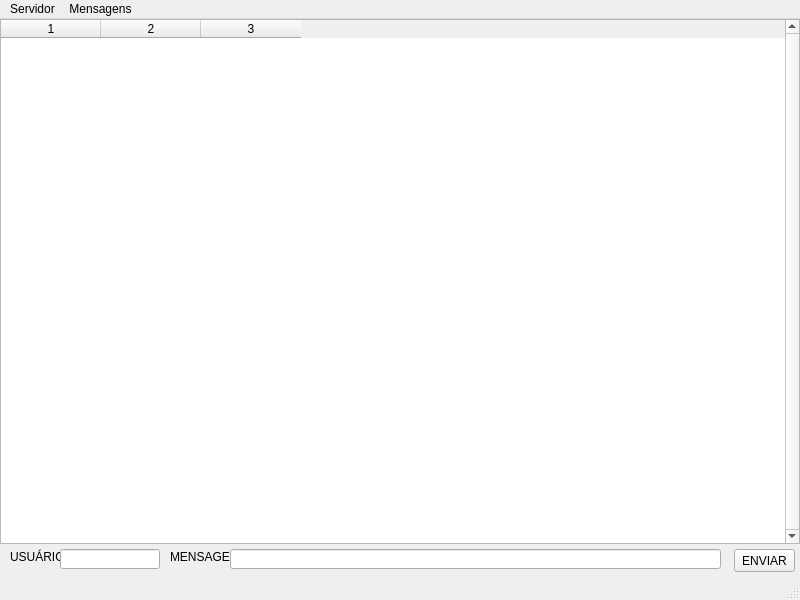
<?xml version="1.0" encoding="UTF-8"?>
<ui version="4.0">
 <class>Mensageiro2_Cliente</class>
 <widget class="QMainWindow" name="Mensageiro2_Cliente">
  <property name="geometry">
   <rect>
    <x>0</x>
    <y>0</y>
    <width>800</width>
    <height>600</height>
   </rect>
  </property>
  <property name="windowTitle">
   <string>Mensageiro - Trocador de mensagens via rede</string>
  </property>
  <widget class="QWidget" name="centralWidget">
   <widget class="QLabel" name="userLabel">
    <property name="geometry">
     <rect>
      <x>10</x>
      <y>530</y>
      <width>51</width>
      <height>16</height>
     </rect>
    </property>
    <property name="text">
     <string>USUÁRIO:</string>
    </property>
   </widget>
   <widget class="QLineEdit" name="userEdit">
    <property name="geometry">
     <rect>
      <x>60</x>
      <y>530</y>
      <width>100</width>
      <height>20</height>
     </rect>
    </property>
   </widget>
   <widget class="QLabel" name="msgLabel">
    <property name="geometry">
     <rect>
      <x>170</x>
      <y>530</y>
      <width>61</width>
      <height>16</height>
     </rect>
    </property>
    <property name="text">
     <string>MENSAGEM:</string>
    </property>
   </widget>
   <widget class="QLineEdit" name="msgEdit">
    <property name="geometry">
     <rect>
      <x>230</x>
      <y>530</y>
      <width>491</width>
      <height>20</height>
     </rect>
    </property>
   </widget>
   <widget class="QPushButton" name="enviarButton">
    <property name="geometry">
     <rect>
      <x>734</x>
      <y>530</y>
      <width>61</width>
      <height>23</height>
     </rect>
    </property>
    <property name="text">
     <string>ENVIAR</string>
    </property>
   </widget>
   <widget class="QTableWidget" name="msgTable">
    <property name="geometry">
     <rect>
      <x>0</x>
      <y>0</y>
      <width>800</width>
      <height>525</height>
     </rect>
    </property>
    <property name="verticalScrollBarPolicy">
     <enum>Qt::ScrollBarAlwaysOn</enum>
    </property>
    <property name="horizontalScrollBarPolicy">
     <enum>Qt::ScrollBarAlwaysOff</enum>
    </property>
    <property name="tabKeyNavigation">
     <bool>false</bool>
    </property>
    <property name="selectionMode">
     <enum>QAbstractItemView::NoSelection</enum>
    </property>
    <property name="rowCount">
     <number>0</number>
    </property>
    <property name="columnCount">
     <number>3</number>
    </property>
    <attribute name="verticalHeaderVisible">
     <bool>false</bool>
    </attribute>
    <column/>
    <column/>
    <column/>
   </widget>
  </widget>
  <widget class="QMenuBar" name="menuBar">
   <property name="geometry">
    <rect>
     <x>0</x>
     <y>0</y>
     <width>800</width>
     <height>21</height>
    </rect>
   </property>
   <widget class="QMenu" name="menuServidor">
    <property name="title">
     <string>Servidor</string>
    </property>
    <addaction name="actionConectar"/>
    <addaction name="actionDesconectar"/>
    <addaction name="separator"/>
    <addaction name="actionSair"/>
   </widget>
   <widget class="QMenu" name="menuMensagens">
    <property name="title">
     <string>Mensagens</string>
    </property>
    <addaction name="actionApagar"/>
   </widget>
   <addaction name="menuServidor"/>
   <addaction name="menuMensagens"/>
  </widget>
  <widget class="QStatusBar" name="statusBar"/>
  <action name="actionConectar">
   <property name="text">
    <string>Conectar...</string>
   </property>
  </action>
  <action name="actionDesconectar">
   <property name="text">
    <string>Desconectar</string>
   </property>
  </action>
  <action name="actionApagar">
   <property name="text">
    <string>Apagar</string>
   </property>
  </action>
  <action name="actionSair">
   <property name="text">
    <string>Sair</string>
   </property>
  </action>
 </widget>
 <layoutdefault spacing="6" margin="11"/>
 <resources/>
 <connections/>
</ui>
